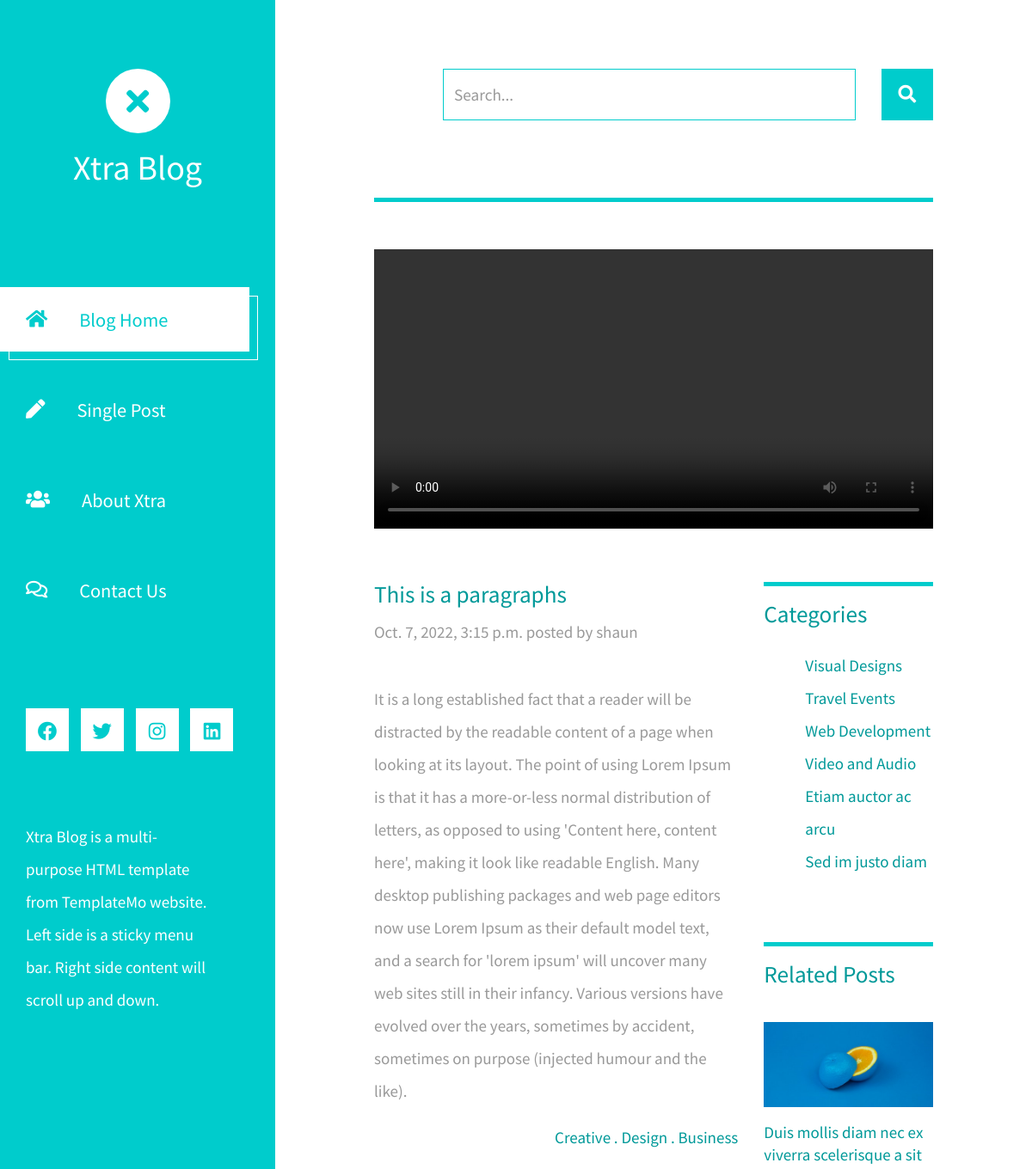
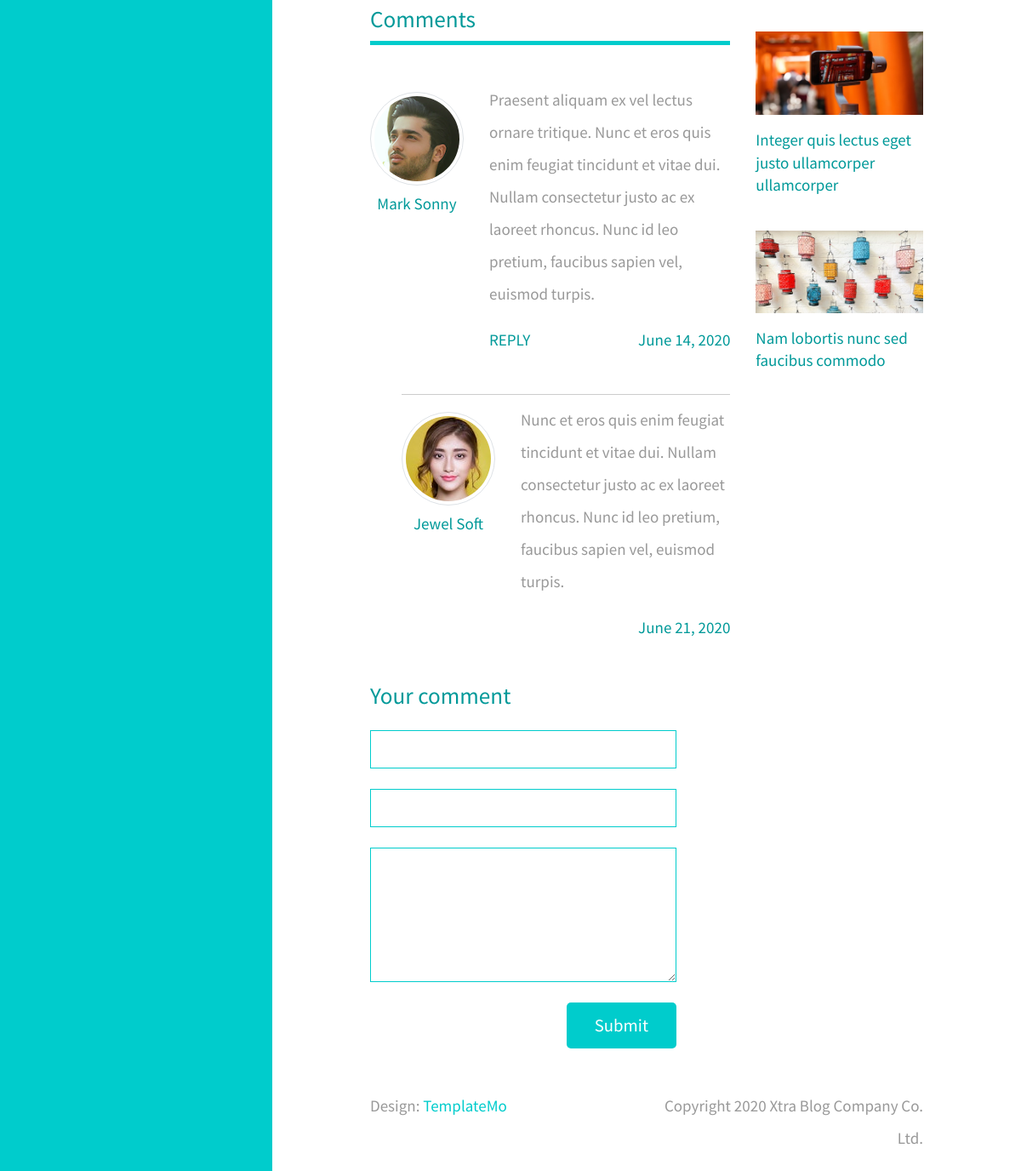
Page /2022/10/7/this-is-a-paragraphs/ on the committed database (2 pictures, top to bottom).
### blog/models.py (models this page shows, shortened)
class Post(models.Model):
    objects = models.Manager()
    published = PublishedManager()
    STATUS_CHOICES= (
        ('draft','Draft'),
        ('published','Published'),
    )
    title = models.CharField(max_length=250)
    slug = models.SlugField(max_length=250, unique_for_date='publish')
    author = models.ForeignKey(User, on_delete=models.CASCADE,
                        related_name='blog_posts')
    body = models.TextField()
    publish = models.DateTimeField(default=timezone.now)
    created = models.DateTimeField(auto_now_add=True)
    status = models.CharField(max_length=10, choices=STATUS_CHOICES,
        default='draft')
    class Meta:
        ordering = ('-publish',)

### blog/views.py (the view)
# urls.py: path('<int:year>/<int:month>/<int:day>/<slug:post>/', views.post_detail,name="post_detail"),
def post_detail(request,year,month,day,post):
    post = get_object_or_404(Post, slug=post,
                                publish__year=year,
                                publish__month=month,
                                publish__day = day
                             )
    comments = post.comments.filter(active=True)
    new_comment = None
    if request.method == 'POST':
        print(request.method.POST['name'])
        exit()
    return render(request,'single_page.html',{'post':post,
                                              })

### templates/single_page.html (shortened to what this page needs)
{% load static %}
<!DOCTYPE html>
<html lang="en">
<head>
	<link rel="stylesheet" href="{% static 'fontawesome/css/all.min.css' %}">
    <link href="{% static 'css/bootstrap.min.css' %}" rel="stylesheet">
    <link href="{% static 'css/templatemo-xtra-blog.css' %}" rel="stylesheet">
</head>
<body>
	{% include 'includes/navbar.html' %}
    <div class="container-fluid">
        <main class="tm-main">
            <div class="row tm-row">
                <div class="col-12">
                    <form method="GET" class="form-inline tm-mb-80 tm-search-form">
                        <input class="form-control tm-search-input" name="query" type="text" placeholder="Search..." aria-label="Search">
                        <button class="tm-search-button" type="submit">
                            <i class="fas fa-search tm-search-icon" aria-hidden="true"></i>
                        </button>
                    </form>
                </div>
            </div>
            <div class="row tm-row">
                <div class="col-12">
                    <hr class="tm-hr-primary tm-mb-55">
                    <video width="954" height="535" controls class="tm-mb-40">
                        <source src="video/wheat-field.mp4" type="video/mp4">
                    </video>
                </div>
            </div>
            <div class="row tm-row">
                <div class="col-lg-8 tm-post-col">
                    <div class="tm-post-full">
                        <div class="mb-4">
                            <h2 class="pt-2 tm-color-primary tm-post-title">{{post.title}}</h2>
                            <p class="tm-mb-40">{{post.publish}} posted by {{post.author}}</p>
                            <p>
                                {{post.body}}
                            </p>
                            <span class="d-block text-right tm-color-primary">Creative . Design . Business</span>
                        </div>
                        <div>
                            <h2 class="tm-color-primary tm-post-title">Comments</h2>
                            <hr class="tm-hr-primary tm-mb-45">
                            <div class="tm-comment tm-mb-45">
                                <figure class="tm-comment-figure">
                                    <img src="img/comment-1.jpg" alt="Image" class="mb-2 rounded-circle img-thumbnail">
                                    <figcaption class="tm-color-primary text-center">Mark Sonny</figcaption>
                                </figure>
                                <div>
                                    <p>
                                        Praesent aliquam ex vel lectus ornare tritique. Nunc et eros
                                        quis enim feugiat tincidunt et vitae dui. Nullam consectetur
                                        justo ac ex laoreet rhoncus. Nunc id leo pretium, faucibus
                                        sapien vel, euismod turpis.
                                    </p>
                                    <div class="d-flex justify-content-between">
                                        <a href="#" class="tm-color-primary">REPLY</a>
                                        <span class="tm-color-primary">June 14, 2020</span>
                                    </div>
                                </div>
                            </div>
                            <div class="tm-comment-reply tm-mb-45">
                                <hr>
                                <div class="tm-comment">
                                    <figure class="tm-comment-figure">
                                        <img src="img/comment-2.jpg" alt="Image" class="mb-2 rounded-circle img-thumbnail">
                                        <figcaption class="tm-color-primary text-center">Jewel Soft</figcaption>
                                    </figure>
                                    <p>
                                        Nunc et eros quis enim feugiat tincidunt et vitae dui.
                                        Nullam consectetur justo ac ex laoreet rhoncus. Nunc
                                        id leo pretium, faucibus sapien vel, euismod turpis.
                                    </p>
                                </div>
                                <span class="d-block text-right tm-color-primary">June 21, 2020</span>
                            </div>
                            <form  class="mb-5 tm-comment-form" method="POST">
                                <h2 class="tm-color-primary tm-post-title mb-4">Your comment</h2>
                                <div class="mb-4">
                                    <input class="form-control" name="name" type="text">
                                </div>
                                <div class="mb-4">
                                    <input class="form-control" name="email" type="text">
                                </div>
                                <div class="mb-4">
                                    <textarea class="form-control" name="message" rows="6"></textarea>
                                </div>
                                <div class="text-right">
                                    <button class="tm-btn tm-btn-primary tm-btn-small">Submit</button>
                                </div>
                            </form>
                        </div>
                    </div>
                </div>
                <aside class="col-lg-4 tm-aside-col">
                    <div class="tm-post-sidebar">
                        <hr class="mb-3 tm-hr-primary">
                        <h2 class="mb-4 tm-post-title tm-color-primary">Categories</h2>
                        <ul class="tm-mb-75 pl-5 tm-category-list">
                            <li><a href="#" class="tm-color-primary">Visual Designs</a></li>
                            <li><a href="#" class="tm-color-primary">Travel Events</a></li>
                            <li><a href="#" class="tm-color-primary">Web Development</a></li>
                            <li><a href="#" class="tm-color-primary">Video and Audio</a></li>
                            <li><a href="#" class="tm-color-primary">Etiam auctor ac arcu</a></li>
                            <li><a href="#" class="tm-color-primary">Sed im justo diam</a></li>
                        </ul>
                        <hr class="mb-3 tm-hr-primary">
                        <h2 class="tm-mb-40 tm-post-title tm-color-primary">Related Posts</h2>
                        <a href="#" class="d-block tm-mb-40">
                            <figure>
                                <img src="img/img-02.jpg" alt="Image" class="mb-3 img-fluid">
                                <figcaption class="tm-color-primary">Duis mollis diam nec ex viverra scelerisque a sit</figcaption>
                            </figure>
                        </a>
                        <a href="#" class="d-block tm-mb-40">
                            <figure>
                                <img src="img/img-05.jpg" alt="Image" class="mb-3 img-fluid">
                                <figcaption class="tm-color-primary">Integer quis lectus eget justo ullamcorper ullamcorper</figcaption>
                            </figure>
                        </a>
                        <a href="#" class="d-block tm-mb-40">
                            <figure>
                                <img src="img/img-06.jpg" alt="Image" class="mb-3 img-fluid">
                                <figcaption class="tm-color-primary">Nam lobortis nunc sed faucibus commodo</figcaption>
                            </figure>
                        </a>
                    </div>
                </aside>
            </div>
            <footer class="row tm-row">
                <div class="col-md-6 col-12 tm-color-gray">
                    Design: <a rel="nofollow" target="_parent" href="https://templatemo.com" class="tm-external-link">TemplateMo</a>
                </div>
                <div class="col-md-6 col-12 tm-color-gray tm-copyright">
                    Copyright 2020 Xtra Blog Company Co. Ltd.
                </div>
            </footer>
        </main>
    </div>
</body>
</html>

### static/css/templatemo-xtra-blog.css (style rules this page uses)
html { overflow-x: hidden; }
body { margin: 0; padding: 0; font-family: 'Source Sans Pro', sans-serif; font-size: 19px; line-height: 2em; overflow-x: hidden; }
p, span { color: #999; }
hr { border-top-color: #CCC; margin-top: 10px; margin-bottom: 10px; }
.form-control::placeholder { color: #999; }
.tm-main { margin-left: 400px; padding: 80px 100px 25px; }
.tm-row { max-width: 980px; justify-content: space-between; }
ul { margin: 0; padding: 0; }
.tm-search-form { display: flex; align-items: center; justify-content: flex-end; }
.form-inline .form-control.tm-search-input { display: block; height: 60px; width: 480px; margin-right: 30px; border-radius: 0; border-color: #0CC; font-size: 1.2rem; }
.tm-search-button { width: 60px; height: 60px; border: none; background-color: #0CC; transition: all 0.3s ease; }
.tm-search-icon { color: white; font-size: 1.3rem; }
.tm-post-title { font-size: 1.7rem; transition: all 0.3s ease; }
.tm-btn { display: inline-block; border-radius: 5px; font-size: 1.3rem; transition: all 0.3s ease; }
.tm-btn-primary { background-color: #0CC; color: white; padding: 8px 43px; border: none; }
.tm-btn-small { padding: 8px 33px; }
.tm-external-link { color: #0CC; }
.tm-copyright { text-align: right; }
hr.tm-hr-primary { border-top: 5px solid #0CC; }
video { width: 100%; height: auto; }
.tm-comment { display: flex; align-items: flex-start; }
.tm-comment-figure { margin-top: 10px; margin-right: 30px; }
.tm-comment-reply { padding-left: 37px; }
.form-control { height: 45px; border-color: #0CC; border-radius: 0; }
.tm-comment-form { max-width: 360px; }
.tm-category-list { list-style-type: none; }
figure { margin: 0; }
figcaption { line-height: 1.4; }
.tm-post-full { max-width: 600px; }
.tm-post-sidebar { max-width: 280px; margin-left: auto; margin-right: 0; }
.tm-mb-40 { margin-bottom: 40px; }
.tm-mb-45 { margin-bottom: 45px; }
.tm-mb-55 { margin-bottom: 55px; }
.tm-mb-75 { margin-bottom: 75px; }
.tm-mb-80 { margin-bottom: 80px; }
.tm-color-primary, span.tm-color-primary { color: #099; }
a.tm-color-gray, .tm-color-gray { color: #999; }
.img-thumbnail { max-width: none; }
@media (max-width: 1540px) { .tm-main { margin-left: 320px; width: calc(100% - 320px); } }

### rows in the picture
Post: title "This is a paragraphs", publish "Oct. 7, 2022, 3:15 p.m.", author "shaun", body "It is a long established fact that a reader will be distracted by the readable content of a page when looking at its layout. The point of using Lorem Ipsum is that it has a more-or-less normal distribution of letters, as opposed to using 'Content here, content here', making it look like readable English. Many desktop publishing packages and web page editors now use Lorem Ipsum as their default model text, and a search for 'lorem ipsum' will uncover many web sites still in their infancy. Various versions have evolved over the years, sometimes by accident, sometimes on purpose (injected humour and the like)."
